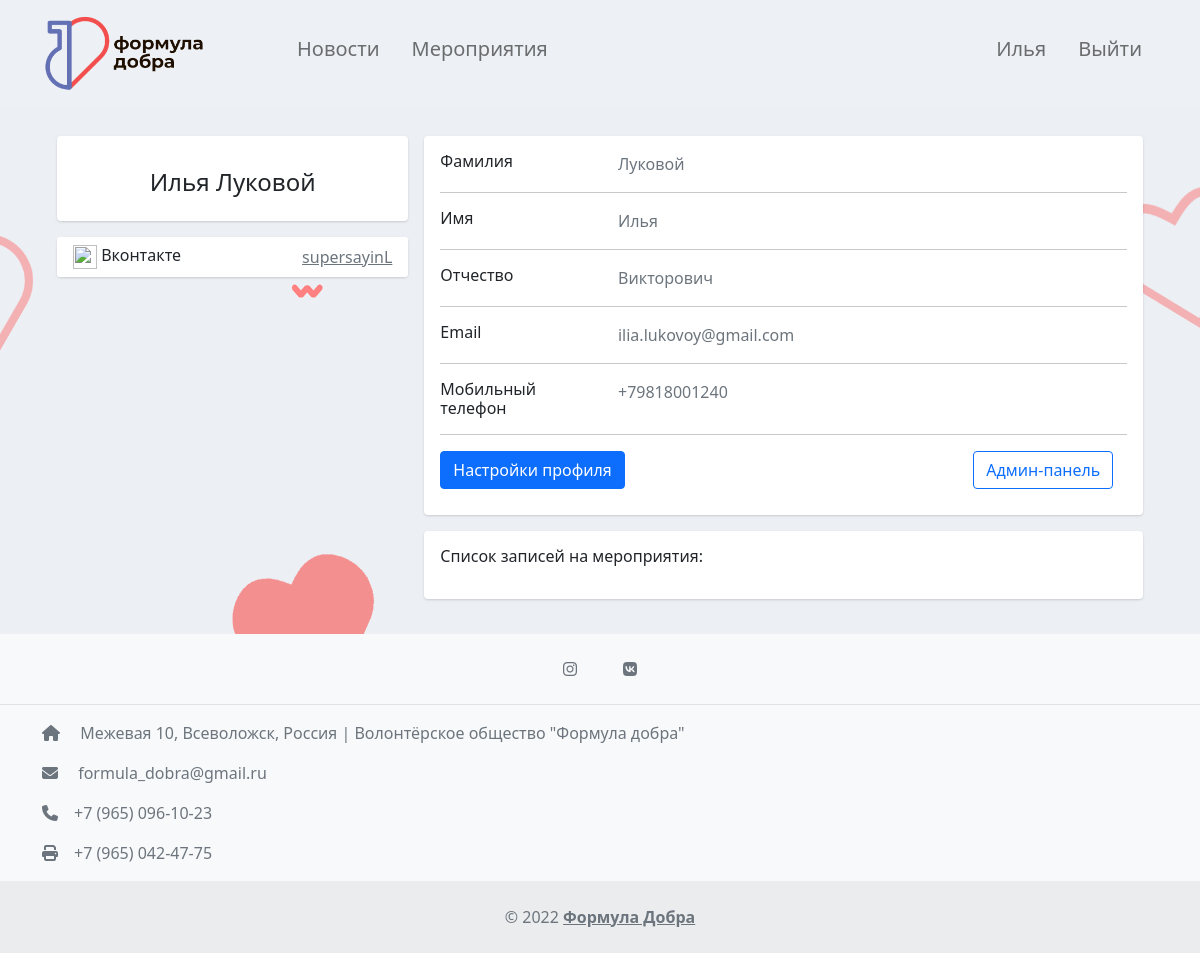
/profile (signed in), run on an earlier commit of the app's database.
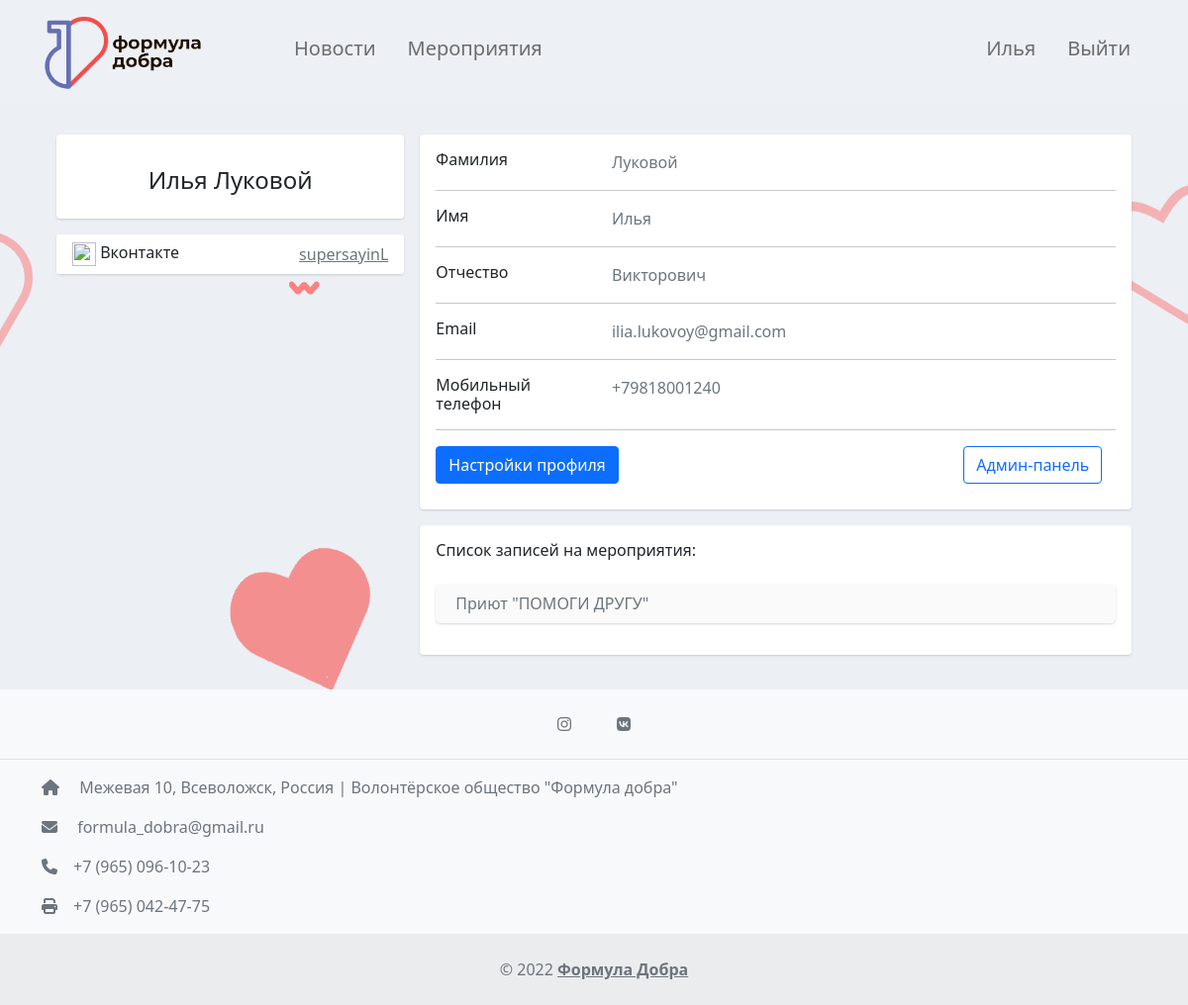
And on a later commit of the database.
### events/models.py (models this page shows, shortened)
class EventsRegistration(models.Model):
    event = models.ForeignKey(Events, on_delete=models.SET_NULL, null=True, verbose_name='Мероприятие')
    user_email = models.ForeignKey(settings.AUTH_USER_MODEL, on_delete=models.SET_NULL, null=True,
                                   verbose_name='Пользователь')
    is_registered = models.BooleanField(default=False, verbose_name='Зарегистрирован?')
    created = models.DateTimeField(default=timezone.now, verbose_name='Дата регистрации')
    class Meta:
        verbose_name = 'Регистрация на мероприятие'
        verbose_name_plural = 'Регистрация на мероприятия'

class Events(models.Model):
    title = models.CharField(max_length=150, verbose_name='Наименование')
    content = models.TextField(blank=True, verbose_name='Описание')
    photo = models.ImageField(upload_to='photos/events/%Y/%m/%d', blank=True, verbose_name='Фото')
    start_date = models.DateTimeField(verbose_name='Начало')
    finish_date = models.DateTimeField(blank=True, null=True,verbose_name='Конец')
    communication = models.TextField(blank=True, verbose_name='Контакты')
    location = models.TextField(blank=True, verbose_name='Место проведения')
    is_published = models.BooleanField(default=True, verbose_name='Опубликовано?')
    def __str__(self):
        return self.title
    class Meta:
        verbose_name = 'Мероприятие'
        verbose_name_plural = 'Мероприятия'

### accounts/views.py (the view)
# urls.py: path('profile', profile, name='profile'),
def profile(request):
    reg = EventsRegistration.objects.filter(user_email=request.user)
    return render(request, 'accounts/profile.html',{"reg": reg})

### templates/accounts/profile.html (shortened to what the changed rows need)
{% extends 'base.html' %}
{% block content %}
    {% if request.user.is_authenticated %}
<div class="container">
    <div class="main-body" style="padding-top: 30px">
          <div class="row gutters-sm">
            <div class="col-md-8">
              <div class="row gutters-sm">
                <div class="col">
                  <div class="card h-100">
                    <div class="card-body">
                        {% for item in reg %}
        {% if item.is_registered %}
        <div class="card mb-3 my-4  " style="background-color: #fafafa; border-radius: 5px;">
        <a href="{% url 'view_events' item.event.id%}" class="text-secondary " target="_blank" style="text-decoration: none ;"><h6 class="card-title " style="margin-left: 20px;margin-top: 10px;margin-bottom: 10px">{{ item.event }}</h6></a>
        </div>
        {% endif %}
    {% endfor %}
                    </div>
                  </div>
                </div>
              </div>
            </div>
          </div>
        </div>
    </div>
    {% endif %}
{% endblock %}

What changed in the data, as far as the page shows it:
added EventsRegistration: event "Приют \"ПОМОГИ ДРУГУ\""
